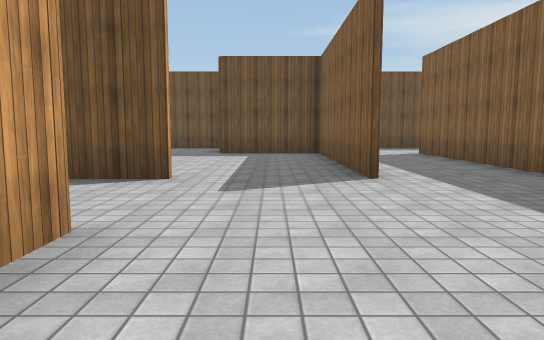
View 1 (above)

24 first-person views from a walk through a 3-D level made in the Unity game engine. The camera is 1.3 m above the floor, tilts 6° down and sees 70° across. Doors are open. The floor is counted in squares, 2.16 m on a side. Each view is taken from the middle of a square. On the plan, view 1 faces up. The plan holds only what a view shows up to about 10 squares ahead; the rest is blank. The place goes on beyond the plan. The player is left out. Surface patterns are stand-ins for the level's own textures.

View 2
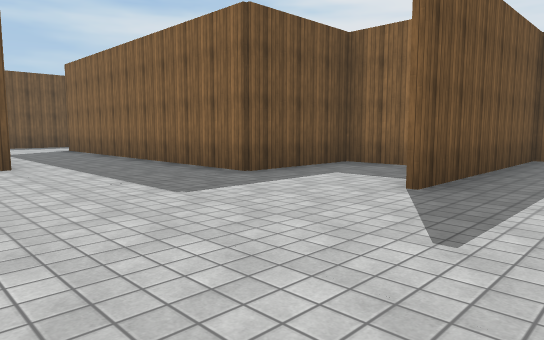

View 3
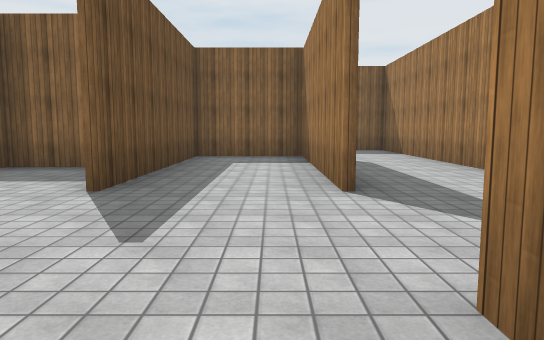

View 4
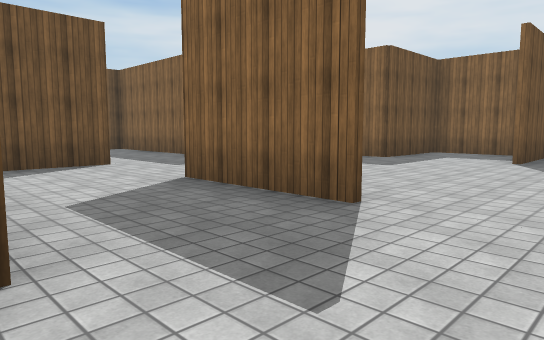

View 5
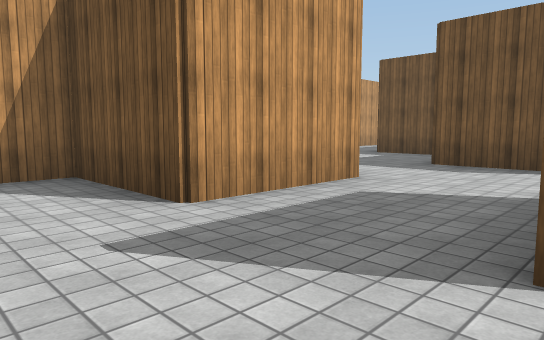

View 6
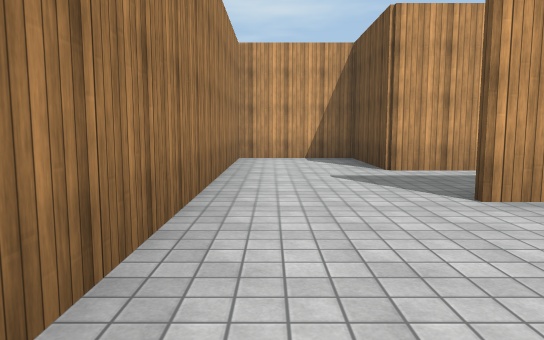

View 7
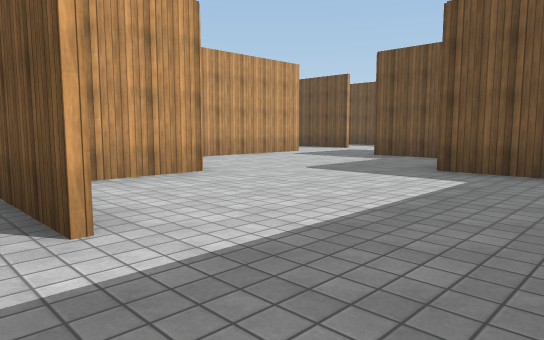

View 8
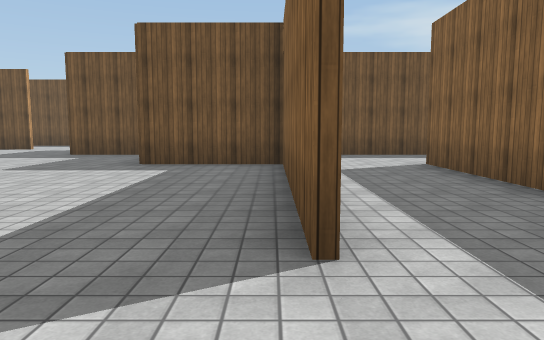

View 9
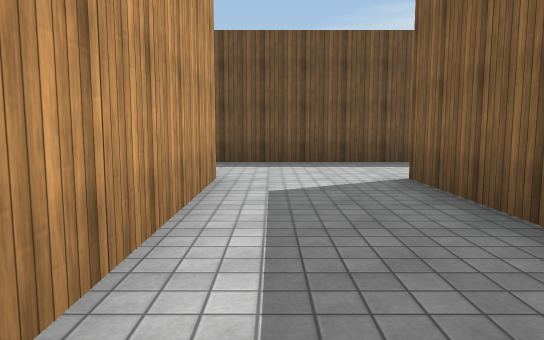

View 10
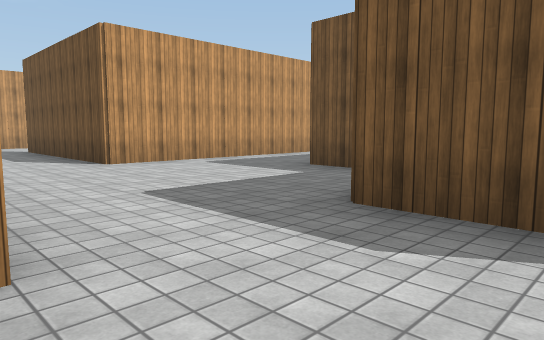

View 11
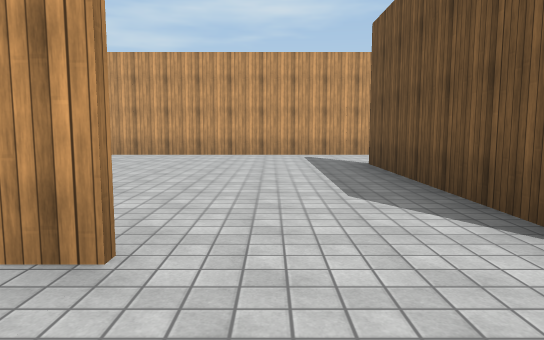

View 12
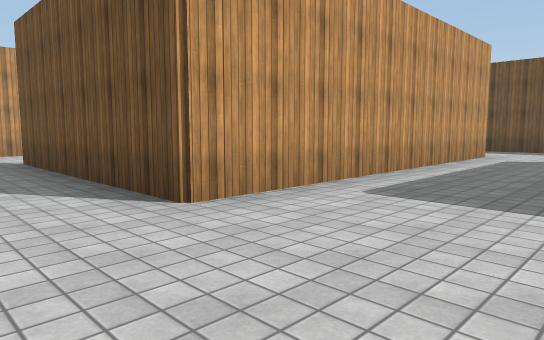

View 13
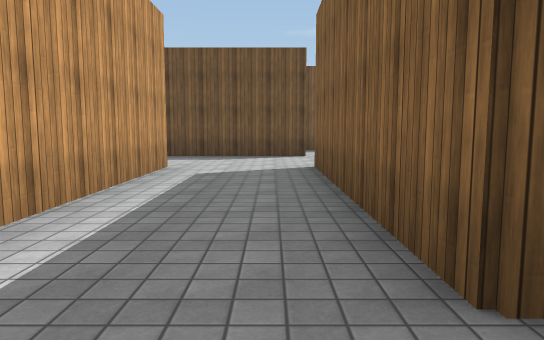

View 14
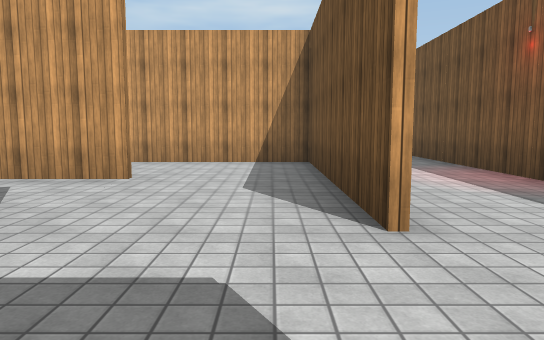

View 15
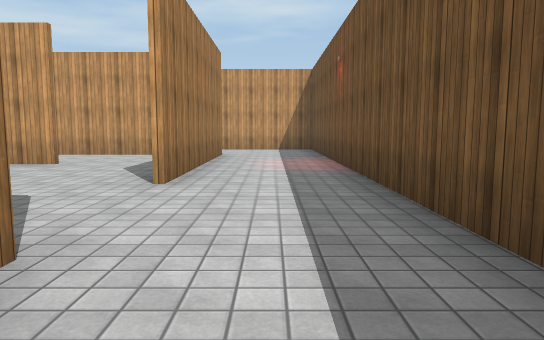

View 16
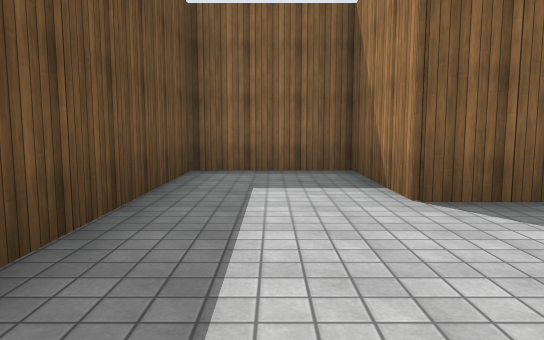

View 17
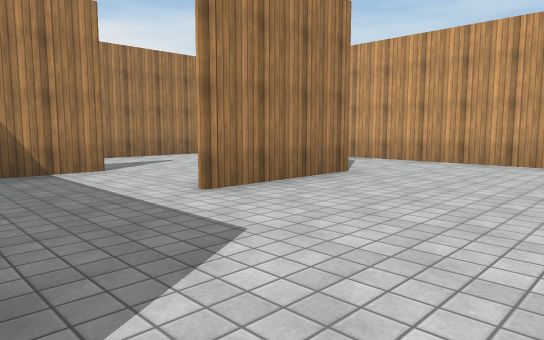

View 18
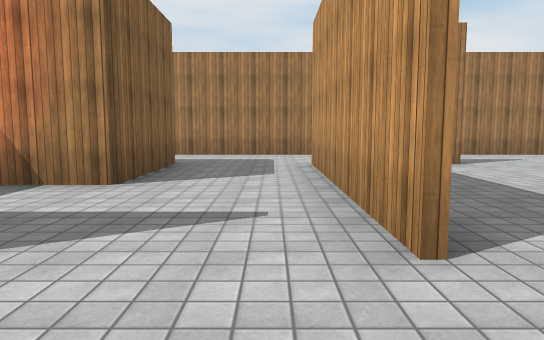

View 19
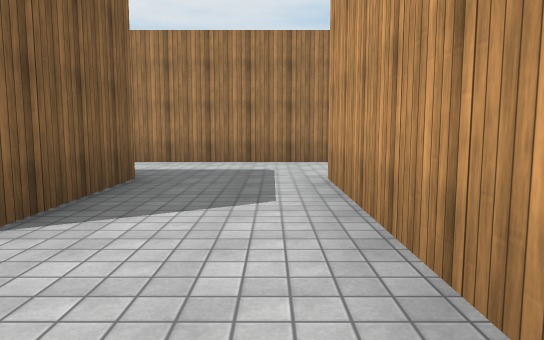

View 20
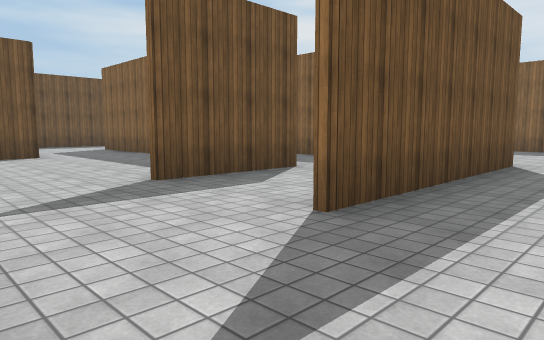

View 21
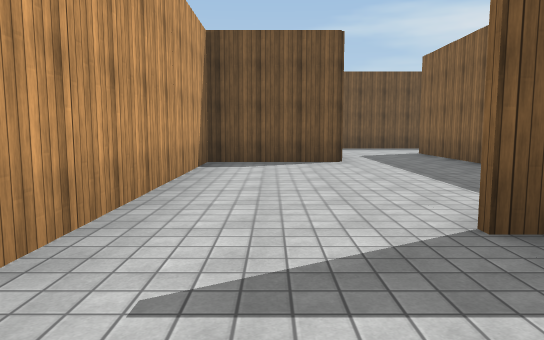

View 22
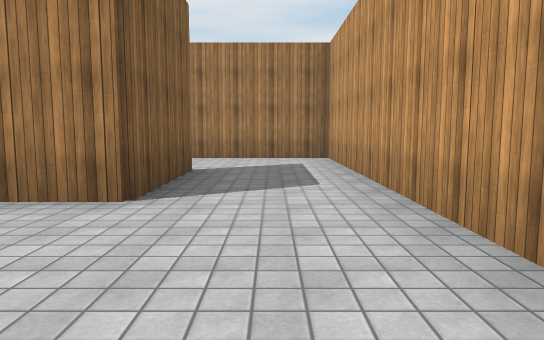

View 23
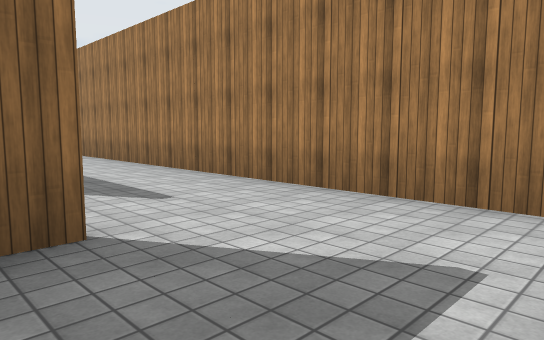

View 24
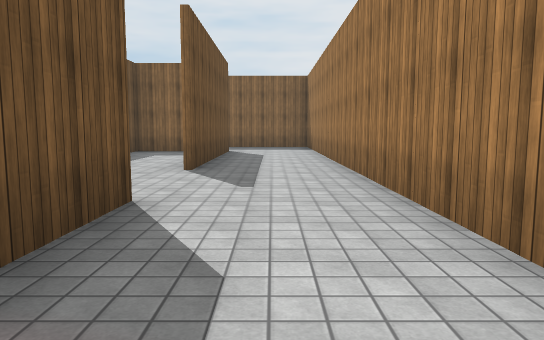

### Floor plan
Ten units are one square. View 1 is at (0, 0); x grows to the right and y downward. Boxes are objects, and circles mark ways between rooms. Rooms are numbered by the first view taken in them; rooms with no view inside come last. Other rooms are left out.
<svg viewBox="-167 -177 273 234">
<path fill="none" stroke="#000" d="M-11 -47 -39 -47M-12 -22 -12 2M13 -98 13 -59M62 -4 62 -22 37 -22 37 -98M-13 4 -13 -22M-37 -24 -37 3 -62 3 -62 27 12 27M48 -122 9 -122M38 27 87 27 87 3 38 3M-48 -72 -63 -72 -63 -122M-87 -124 -87 -47M-62 -147 -84 -147M-38 -138 -38 -148 -13 -148 -13 -172 -55 -172M-87 -24 -87 28M-63 28 -63 2 -50 2M-87 -47 -138 -47M12 28 -4 28M-114 27 -99 27M-4 52 101 52M-112 -72 -138 -72M-138 29 -138 2 -112 2M-113 -118 -113 -148 -62 -148M80 28 38 28M-136 -122 -162 -122 -162 52 -54 52M-55 -172 -129 -172M-37 -74 -37 -56M-21 -122 -39 -122M-62 -111 -62 -90M12 -48 12 -97 -14 -97"/>
<circle cx="-40" cy="-35" r="3" fill="#2a7"/>
<circle cx="25" cy="30" r="3" fill="#2a7"/>
<circle cx="-5" cy="-50" r="3" fill="#2a7"/>
<circle cx="-65" cy="-135" r="3" fill="#2a7"/>
<circle cx="-75" cy="-20" r="3" fill="#2a7"/>
<circle cx="-90" cy="-35" r="3" fill="#2a7"/>
<circle cx="-60" cy="-165" r="3" fill="#2a7"/>
<circle cx="-45" cy="-130" r="3" fill="#2a7"/>
<text x="30" y="-50">1</text>
<text x="-70" y="-70">2</text>
<text x="-40" y="-150">3</text>
<text x="-50" y="-10">4</text>
<text x="-30" y="-90">5</text>
</svg>
Room 1 opens to room 2. Room 1 opens to room 4. Room 1 opens to room 5. Room 2 opens to room 3. Room 2 opens to room 4. Room 3 opens to room 4. Room 3 opens to room 5.

Where each view was taken, in squares from view 1:
view 1: 0 up, 0 right, facing up
view 2: 2 down, 0 right, facing up-right
view 3: 2 down, 0 right, facing right
view 4: 2 down, 4 left, facing up-right
view 5: 2 down, 1 left, facing up-left
view 6: 2 down, 2 right, facing left
view 7: 4 up, 1 right, facing up-left
view 8: 3 up, 1 right, facing up
view 9: 5 up, 2 right, facing up
view 10: 2 up, 2 left, facing up-left
view 11: 3 up, 7 left, facing left
view 12: 3 up, 6 left, facing up-left
view 13: 6 up, 7 left, facing up
view 14: 14 up, 4 left, facing left
view 15: 16 up, 2 left, facing left
view 16: 16 up, 7 left, facing right
view 17: 3 up, 9 left, facing down-left
view 18: 4 up, 8 left, facing down
view 19: 2 up, 8 left, facing down
view 20: 3 up, 16 left, facing up-right
view 21: 5 up, 15 left, facing up
view 22: 3 up, 15 left, facing down
view 23: 2 down, 16 left, facing down-right
view 24: 4 down, 2 left, facing right
